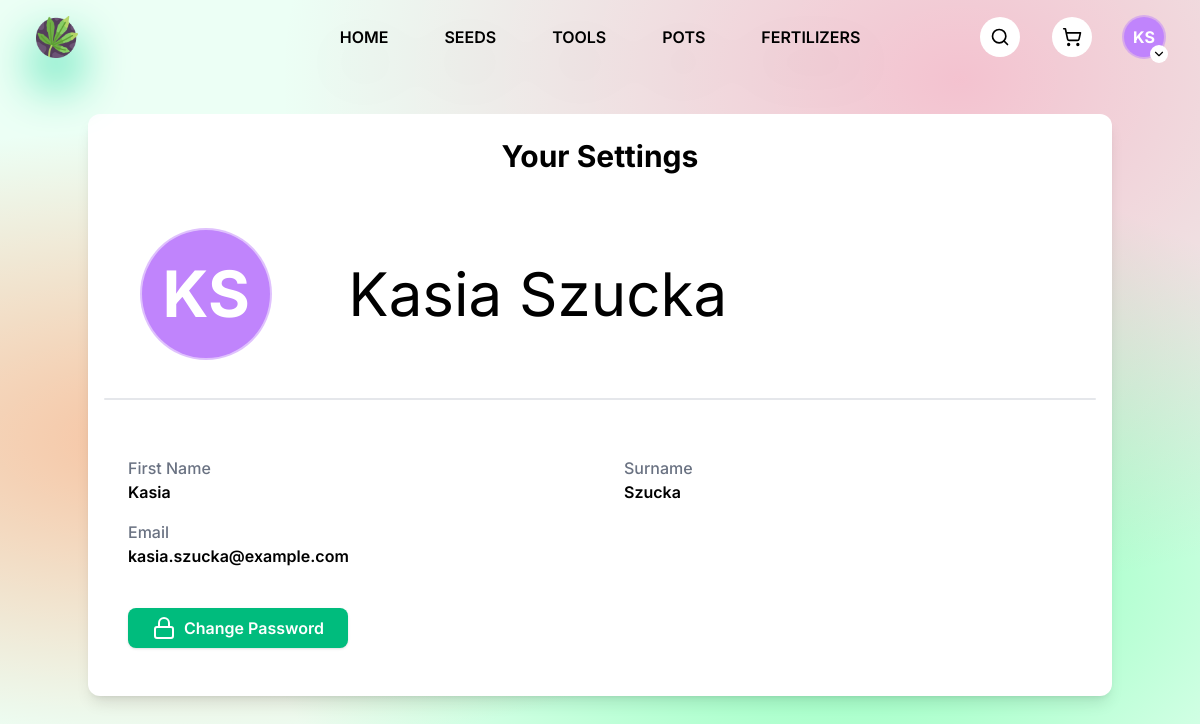
/pages/settings/index.php (signed in), run on the app's committed database.
### tables this page shows
CREATE TABLE users (
  user_id       INT          PRIMARY KEY AUTO_INCREMENT,
  first_name    VARCHAR(20)  NOT NULL,
  last_name     VARCHAR(30)  NOT NULL,
  email         VARCHAR(255) NOT NULL,
  password      VARCHAR(255) NOT NULL,
  is_admin      BOOLEAN      NOT NULL    DEFAULT FALSE,
  reset_token   VARCHAR(100)     NULL,
  token_expires DATETIME         NULL
);

### pages/settings/index.php (the view, shortened to what this page needs)
<?php
require_once __DIR__ . '/../../php/db.php';
$user = null;
if (isset($_SESSION['user_id'])) {
    $user_id = $_SESSION['user_id'];
    $stmt = $db_o->prepare("SELECT * FROM users WHERE user_id = ?");
    $stmt->bind_param("i", $user_id);
    $stmt->execute();
    $result = $stmt->get_result();
    if ($result->num_rows > 0) {
        $user = $result->fetch_assoc();
    }
}
?>
<!DOCTYPE html>
<html lang="en">
<head>
    <link rel="stylesheet" href="./styles.css" />
    <script src="https://unpkg.com/@tailwindcss/browser@4.1.7"></script>
</head>
<body class="font-[Inter]">
    <div class="relative h-dvh">
        <nav class="px-[3vw] py-4 grid place-items-center grid-cols-3">
            <div class="justify-self-start">
                <a href="../home/index.php" class="drop-shadow-2xl drop-shadow-emerald-400 transition duration-200 hover:drop-shadow-lime-400">
                    <img src="../../public/images/icon.png" alt="growzone icon" width="42" />
                </a>
            </div>
            <div class="justify-self-center flex gap-10 font-semibold uppercase drop-shadow-2xl">
                <a href="../home/index.php" class="hover:text-white transition-colors rounded-lg hover:bg-black px-2 py-1">Home</a>
                <a href="../search/index.php?category=seeds" class="hover:text-white transition-colors rounded-lg hover:bg-black px-2 py-1">Seeds</a>
                <a href="../search/index.php?category=tools" class="hover:text-white transition-colors rounded-lg hover:bg-black px-2 py-1">Tools</a>
                <a href="../search/index.php?category=pots" class="hover:text-white transition-colors rounded-lg hover:bg-black px-2 py-1">Pots</a>
                <a href="../search/index.php?category=fertilizers" class="hover:text-white transition-colors rounded-lg hover:bg-black px-2 py-1">Fertilizers</a>
            </div>
            <div class="justify-self-end flex gap-8">
                <a href="../search/index.php" class="size-10 p-2.5 grid place-items-center bg-white rounded-full cursor-pointer transition hover:bg-black hover:*:stroke-white">
                    <i data-lucide="search" class="size-full transition"></i>
                </a>
                <a href="../cart/index.php" class="size-10 p-2.5 grid place-items-center bg-white rounded-full cursor-pointer transition hover:bg-black hover:*:stroke-white">
                    <i data-lucide="shopping-cart" class="size-full transition"></i>
                </a>
                <div class="relative group">
                    <button class="size-10 cursor-pointer relative">
                        <span class="avatar [--primary:var(--color-neutral-300)] bg-[var(--primary)] ring-2 ring-[var(--primary)]/50 animate-pulse font-bold text-white size-full rounded-full grid place-items-center" data-first-name="<?= htmlspecialchars($user['first_name']) ?>" data-last-name="<?= htmlspecialchars($user['last_name']) ?>">-</span>
                        <div class="absolute bg-white p-0.5 rounded-full grid place-items-center -bottom-1.5 -right-1">
                            <i data-lucide="chevron-down" class="size-[14px]"></i>
                        </div>
                    </button>
                </div>
            </div>
        </nav>
    <div class="bg-white rounded-xl shadow-lg p-6 w-full max-w-5xl mx-auto mt-10 px-4">
        <h1 class="text-3xl font-bold text-center mb-4">Your Settings</h1><br>
        <div class="flex justify-evenly gap-10 w-2/3 mt-4">
            <div class="flex items-center justify-start gap-6">
                <span class="[--primary:var(--color-neutral-300)] avatar animate-pulse bg-[var(--primary)] ring-2 ring-[var(--primary)]/50 text-white font-bold rounded-full size-9 grid place-items-center"
                        style="width: 128px; height: 128px; font-size: 64px;"
                        data-first-name="<?= htmlspecialchars($user['first_name']) ?>"
                        data-last-name="<?= htmlspecialchars($user['last_name']) ?>">
                </span>
            </div>
            <div>
                <div class="flex items-center justify-center h-[128px]">
                    <span style="font-size: 60px;"><?= htmlspecialchars($user['first_name'] . ' ' . $user['last_name']) ?></span>
                </div>
            </div>
        </div>
        <hr class="my-8 border-t-2 border-gray-200 rounded-full mt-10">
        <div class="mt-8 space-y-6 text-base p-6">
            <div class="grid grid-cols-1 sm:grid-cols-2 gap-x-12 gap-y-4">
                <div>
                    <p class="text-gray-500 font-medium">First Name</p>
                    <p class="text-black font-semibold"><?= htmlspecialchars($user['first_name']) ?></p>
                </div>
                <div>
                    <p class="text-gray-500 font-medium">Surname</p>
                    <p class="text-black font-semibold"><?= htmlspecialchars($user['last_name']) ?></p>
                </div>
                <div class="sm:col-span-2">
                    <p class="text-gray-500 font-medium">Email</p>
                    <p class="text-black font-semibold"><?= htmlspecialchars($user['email']) ?></p>
                </div>
            </div>
            <div>
                <a href="./change-password.php"
                        class="mt-4 inline-flex items-center gap-2 bg-emerald-500 hover:bg-emerald-600 text-white font-semibold px-6 py-2 rounded-lg shadow transition">
                    <i data-lucide="lock"></i>
                    Change Password
                </a>
            </div>
        </div>
    </div>
</body>
</html>

### data on the page
users: first_name+last_name "Kasia Szucka", first_name "Kasia", last_name "Szucka", email "kasia.szucka@example.com"
